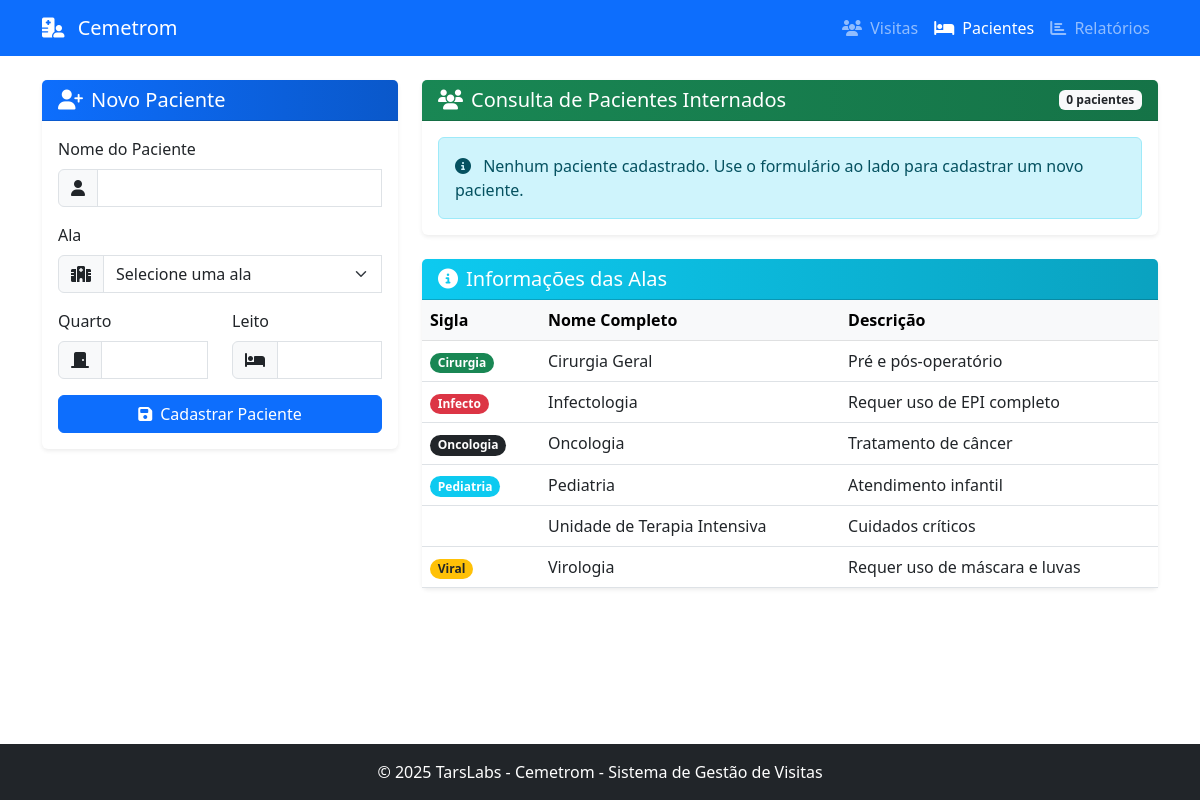
Page /pacientes on the earlier database version.
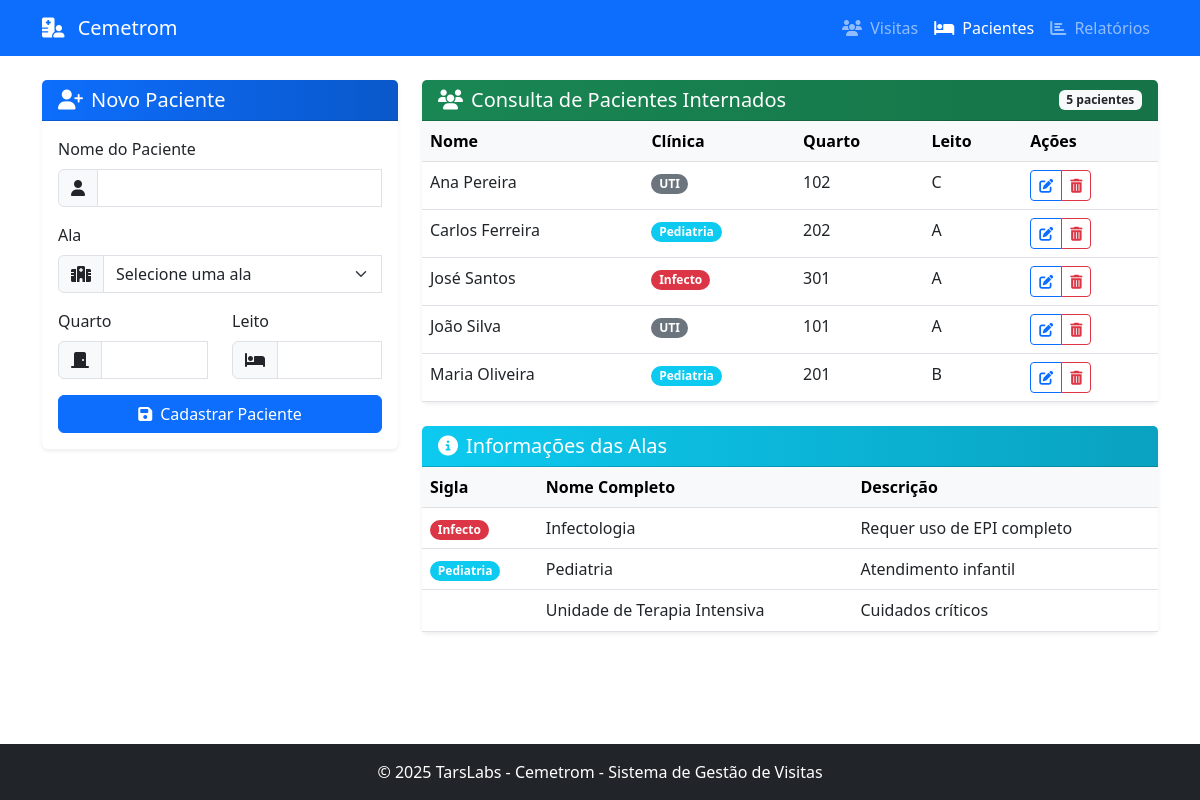
Same page on the later database version.
### tables this page shows
CREATE TABLE alas (
            id INTEGER PRIMARY KEY AUTOINCREMENT,
            sigla TEXT UNIQUE NOT NULL,
            nome TEXT NOT NULL,
            descricao TEXT,
            created_at TIMESTAMP DEFAULT CURRENT_TIMESTAMP,
            updated_at TIMESTAMP DEFAULT CURRENT_TIMESTAMP
        );

CREATE TABLE pacientes (
            id INTEGER PRIMARY KEY AUTOINCREMENT,
            nome TEXT NOT NULL,
            ala_id TEXT NOT NULL,
            quarto TEXT NOT NULL,
            leito TEXT NOT NULL,
            ativo INTEGER DEFAULT 1,
            created_at TIMESTAMP DEFAULT CURRENT_TIMESTAMP,
            updated_at TIMESTAMP DEFAULT CURRENT_TIMESTAMP,
            FOREIGN KEY (ala_id) REFERENCES alas (sigla)
        );

### app.py (the view, shortened to what this page needs)
@app.route('/pacientes', methods=['GET', 'POST'])
def form_pacientes():
    pacientes = get_pacientes()
    alas = get_alas()
    patient_id = request.args.get('edit')
    paciente_edit = None
    if patient_id:
        paciente_edit = get_paciente_by_id(patient_id)
    return render_template('form_pacientes.html',
                          pacientes=pacientes,
                          alas=alas,
                          paciente_edit=paciente_edit)

### src/database.py (called while the page is built)
def get_db():
    if 'db' not in g:
        g.db = sqlite3.connect(
            current_app.config['DATABASE'],
            detect_types=sqlite3.PARSE_DECLTYPES
        )
        g.db.row_factory = sqlite3.Row
    return g.db

### src/pacientes.py (called while the page is built)
def get_pacientes(only_active=True):
    db = get_db()
    query = """
        SELECT p.*, a.nome as ala_nome, a.descricao as ala_descricao
        FROM pacientes p
        JOIN alas a ON p.ala_id = a.sigla
    """
    params = []
    if only_active:
        query += " WHERE p.ativo = 1"
    query += " ORDER BY p.nome"
    cursor = db.execute(query, params)
    pacientes = []
    for row in cursor.fetchall():
        pacientes.append(dict(row))
    return pacientes

def get_alas():
    db = get_db()
    cursor = db.execute(
        """
        SELECT * FROM alas
        ORDER BY nome
        """
    )
    alas = []
    for row in cursor.fetchall():
        alas.append(dict(row))
    return alas

### templates/form_pacientes.html (shortened to what the changed rows need)
{% extends 'base.html' %}
{% block content %}
<div class="row">
    <div class="col-md-8">
        <div class="card border-0 shadow-sm">
            <div class="card-header bg-gradient-success text-white d-flex justify-content-between align-items-center">
                <h5 class="mb-0"><i class="fas fa-users me-2"></i>Consulta de Pacientes Internados</h5>
                <span class="badge bg-light text-dark">{{ pacientes|length }} pacientes</span>
            </div>
            <div class="card-body p-0">
                {% if pacientes %}
                    <div class="table-responsive">
                        <table class="table table-hover mb-0">
                            <thead class="table-light">
                                <tr>
                                    <th>Nome</th>
                                    <th>Clínica</th>
                                    <th>Quarto</th>
                                    <th>Leito</th>
                                    <th>Ações</th>
                                </tr>
                            </thead>
                            <tbody>
                                {% for paciente in pacientes %}
                                    <tr>
                                        <td>{{ paciente.nome }}</td>
                                        <td>
                                            <span class="badge rounded-pill
                                        {% if paciente.ala_id == 'Infecto' %}bg-danger{% endif %}
                                        {% if paciente.ala_id == 'Pediatria' %}bg-info{% endif %}
                                        {% if paciente.ala_id == 'UTI' %}bg-secondary{% endif %}
                                    ">
                                        {{ paciente.ala_id }}
                                    </span>
                                        </td>
                                        <td>{{ paciente.quarto }}</td>
                                        <td>{{ paciente.leito }}</td>
                                        <td>
                                            <div class="btn-group btn-group-sm">
                                                <a href="{{ url_for('form_pacientes', edit=paciente.id) }}" class="btn btn-outline-primary">
                                                    <i class="fas fa-edit"></i>
                                                </a>
                                                <button type="button" class="btn btn-outline-danger" data-bs-toggle="modal" data-bs-target="#deleteModal{{ paciente.id }}">
                                                    <i class="fas fa-trash-alt"></i>
                                                </button>
                                            </div>
                                        </td>
                                    </tr>
                                {% endfor %}
                            </tbody>
                        </table>
                    </div>
                {% else %}
                    <div class="alert alert-info m-3">
                        <i class="fas fa-info-circle me-2"></i>
                        Nenhum paciente cadastrado. Use o formulário ao lado para cadastrar um novo paciente.
                    </div>
                {% endif %}
            </div>
        </div>
        <div class="card border-0 shadow-sm mt-4">
            <div class="card-body p-0">
                <div class="table-responsive">
                    <table class="table table-hover mb-0">
                        <thead class="table-light">
                            <tr>
                                <th>Sigla</th>
                                <th>Nome Completo</th>
                                <th>Descrição</th>
                            </tr>
                        </thead>
                        <tbody>
                            {% for ala in alas %}
                                <tr>
                                    <td>
                                        <span class="badge rounded-pill
                                            {% if ala.sigla == 'Infecto' %}bg-danger{% endif %}
                                            {% if ala.sigla == 'Viral' %}bg-warning text-dark{% endif %}
                                            {% if ala.sigla == 'Pediatria' %}bg-info{% endif %}
                                            {% if ala.sigla == 'Oncologia' %}bg-dark{% endif %}
                                            {% if ala.sigla == 'Cirurgia' %}bg-success{% endif %}
                                        ">
                                            {{ ala.sigla }}
                                        </span>
                                    </td>
                                    <td>{{ ala.nome }}</td>
                                    <td>{{ ala.descricao }}</td>
                                </tr>
                            {% endfor %}
                        </tbody>
                    </table>
                </div>
            </div>
        </div>
    </div>
</div>
{% endblock %}

Differences in the rows shown:
removed alas: sigla "Cirurgia", nome "Cirurgia Geral", descricao "Pré e pós-operatório"
removed alas: sigla "Oncologia", nome "Oncologia", descricao "Tratamento de câncer"
removed alas: sigla "Viral", nome "Virologia", descricao "Requer uso de máscara e luvas"
added pacientes: nome "Ana Pereira", ala_id "UTI", quarto "102", leito "C"
added pacientes: nome "Carlos Ferreira", ala_id "Pediatria", quarto "202", leito "A"
added pacientes: nome "José Santos", ala_id "Infecto", quarto "301", leito "A"
added pacientes: nome "João Silva", ala_id "UTI", quarto "101", leito "A"
added pacientes: nome "Maria Oliveira", ala_id "Pediatria", quarto "201", leito "B"
Other differences:
{{ pacientes|length }}: "0" → "5"
text no longer shown: "Nenhum paciente cadastrado. Use o formulário ao lado para cadastrar um novo paciente."
text now shown: "Nome Clínica Quarto Leito Ações"
